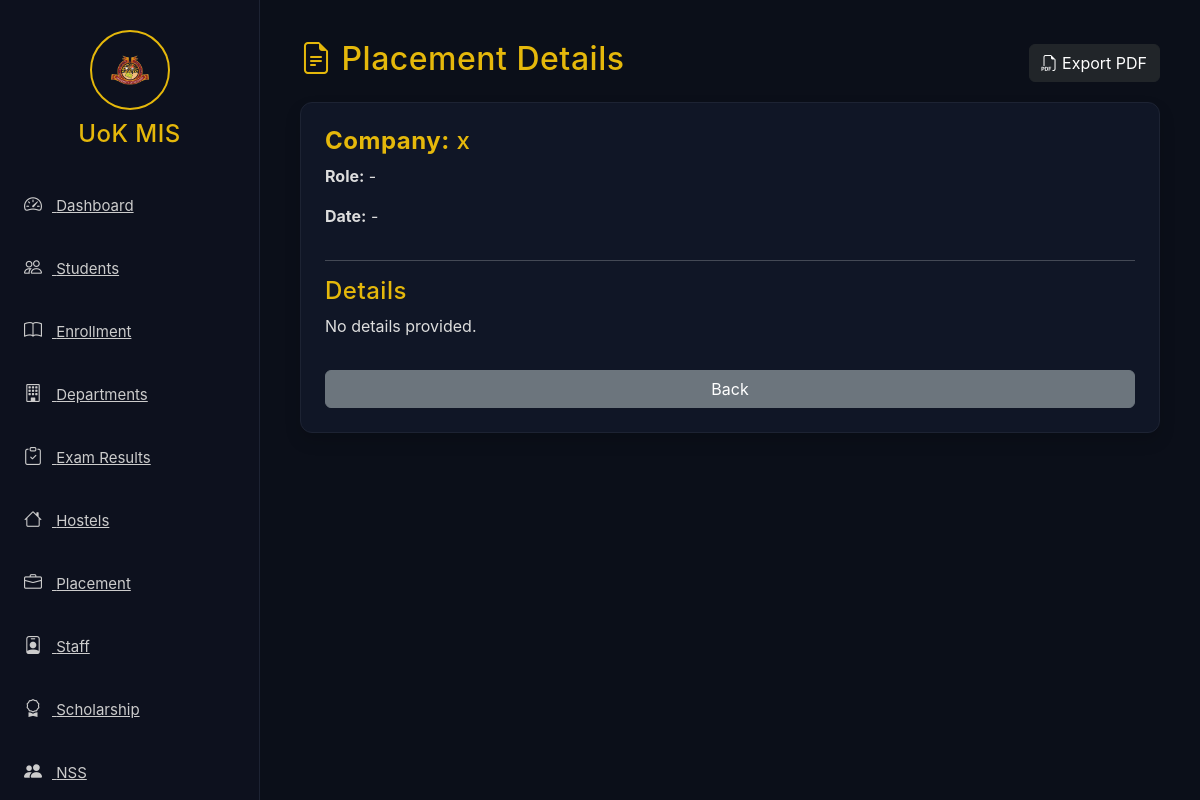
The page /placement/2 on the database its author committed.
### app/models.py (models this page shows, shortened)
class Placement(db.Model):
    id = db.Column(db.Integer, primary_key=True)
    company = db.Column(db.String(200), nullable=False)
    role = db.Column(db.String(200))
    date = db.Column(db.String(50))
    details = db.Column(db.Text)
    created_at = db.Column(db.DateTime, default=datetime.utcnow)

### app/routes.py (the view)
@main.route("/placement/<int:id>")
def placement_profile(id):
    p = Placement.query.get_or_404(id)
    return render_template("placement/placement_profile.html", p=p)

### app/templates/placement/placement_profile.html
{% extends 'base.html' %}
{% block content %}
<div class="page-header d-flex justify-content-between align-items-center">
  <h2><i class="bi bi-file-earmark-text"></i> Placement Details</h2>
  <a href="{{ url_for('main.placement_pdf', id=p.id) }}" class="btn btn-dark">
    <i class="bi bi-filetype-pdf"></i> Export PDF
  </a>
</div>
<div class="card shadow p-4 mt-3">
  <h4><b>Company:</b> {{ p.company }}</h4>
  <p><b>Role:</b> {{ p.role or '-' }}</p>
  <p><b>Date:</b> {{ p.date or '-' }}</p>
  <hr>
  <h4>Details</h4>
  <p>{{ p.details or 'No details provided.' }}</p>
  <a href="{{ url_for('main.placement') }}" class="btn btn-secondary mt-3">Back</a>
</div>
{% endblock %}

### app/static/css/style.css (style rules this page uses)
body { background: #0b0f19; color: #eee; font-family: "Inter", sans-serif; overflow-x: hidden; }
h1, h2, h3, h4, h5, h6 { color: #e5b80b; letter-spacing: 0.5px; }
.card { background: #101626; border: 1px solid #1d2333; border-radius: 12px; padding: 25px; color: #ddd; box-shadow: 0 0 20px rgba(0, 212, 255, 0.08); transition: 0.3s ease; }

### rows shown on the page
Placement: company "x", role "-", date "-", details "No details provided."
